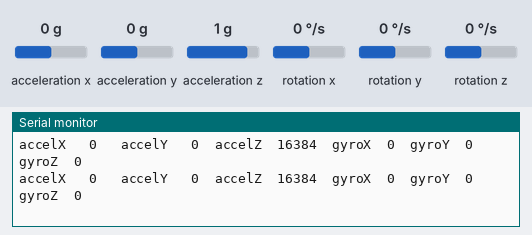
This sketch was run on a simulated Arduino Uno, built with avr-gcc and run on an emulated ATmega328P. Shown: the last lines printed to the serial monitor. The test bench sets the inputs (shaded band); at power-on: acceleration x 0 g, acceleration y 0 g, acceleration z 1 g, rotation x 0 °/s, rotation y 0 °/s, rotation z 0 °/s.

Above: at 3.2 s.
3.3 s: acceleration x set to -1.4 g
At 3.74 s:
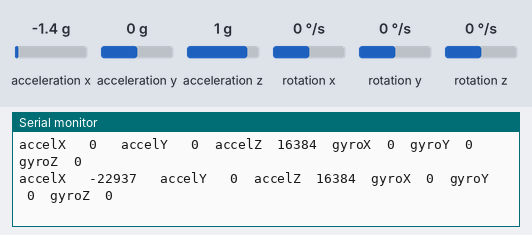
4.8 s: acceleration y set to -1.4 g
At 4.96 s:
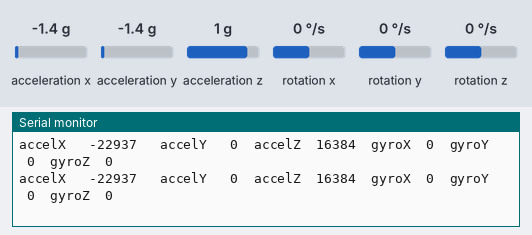
6.3 s: acceleration z set to -1.4 g
At 6.48 s:
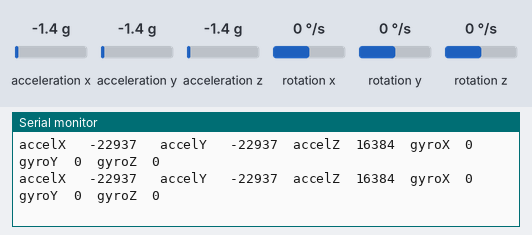
7.8 s: rotation x set to -192 °/s
At 8.01 s:
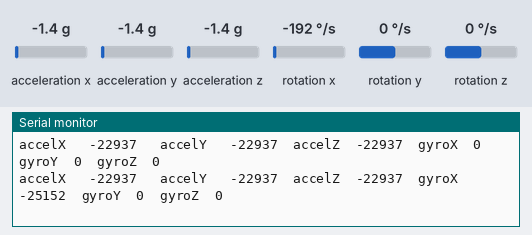
9.3 s: rotation y set to -192 °/s
At 9.54 s:
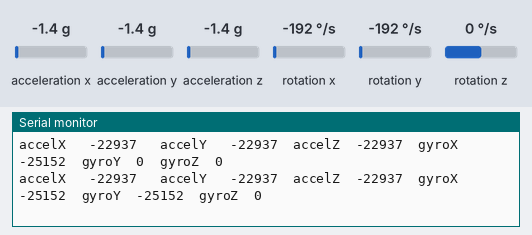

The sketch:

AccelGyroInitialize.ino
```cpp
#include <Wire.h>
#include <MPU6050.h>
//#include <MPU9250.h>
 #include <Servo.h>
 #include<I2Cdev.h>


MPU6050 sensor;

int16_t accelx, accely, accelz;


int16_t gyrox, gyroy, gyroz;
int i = 1;


void setup ( )

 {
  // join I2C bus (I2Cdev library doesn't do this automatically)
  Wire.begin();

Serial.begin  (115200);

Serial.println  ( "Initializing the sensor" );

sensor.initialize ( );

Serial.println (sensor.testConnection ( ) ? "Successfully Connected" : "Connection failed");

delay (1000);

Serial.println ( "Taking Values from the sensor" );

delay (1000);

}


void loop ( )

 {


sensor.getMotion6 (&accelx, &accely, &accelz, &gyrox, &gyroy, &gyroz);

Serial.print("accelX \t");
Serial.print(accelx);
Serial.print("\t accelY \t");
Serial.print(accely);
Serial.print("\taccelZ\t");
Serial.print( accelz);
Serial.print("\tgyroX\t");
Serial.print(gyrox);
Serial.print("\tgyroY\t");
Serial.print(gyroy);
Serial.print("\tgyroZ\t");
Serial.println(gyroz);

delay(300);


 }
```

I2C.ino
```cpp
// (licence header left out)
const uint8_t IMUAddress = 0x68; // AD0 is logic low on the PCB
const uint16_t I2C_TIMEOUT = 1000; // Used to check for errors in I2C communication

uint8_t i2cWrite(uint8_t registerAddress, uint8_t data, bool sendStop) {
  return i2cWrite(registerAddress, &data, 1, sendStop); // Returns 0 on success
}

uint8_t i2cWrite(uint8_t registerAddress, uint8_t *data, uint8_t length, bool sendStop) {
  Wire.beginTransmission(IMUAddress);
  Wire.write(registerAddress);
  Wire.write(data, length);
  uint8_t rcode = Wire.endTransmission(sendStop); // Returns 0 on success
  if (rcode) {
    Serial.print(F("i2cWrite failed: "));
    Serial.println(rcode);
  }
  return rcode; // See: http://arduino.cc/en/Reference/WireEndTransmission
}

uint8_t i2cRead(uint8_t registerAddress, uint8_t *data, uint8_t nbytes) {
  uint32_t timeOutTimer;
  Wire.beginTransmission(IMUAddress);
  Wire.write(registerAddress);
  uint8_t rcode = Wire.endTransmission(false); // Don't release the bus
  if (rcode) {
    Serial.print(F("i2cRead failed: "));
    Serial.println(rcode);
    return rcode; // See: http://arduino.cc/en/Reference/WireEndTransmission
  }
  Wire.requestFrom(IMUAddress, nbytes, (uint8_t)true); // Send a repeated start and then release the bus after reading
  for (uint8_t i = 0; i < nbytes; i++) {
    if (Wire.available())
      data[i] = Wire.read();
    else {
      timeOutTimer = micros();
      while (((micros() - timeOutTimer) < I2C_TIMEOUT) && !Wire.available());
      if (Wire.available())
        data[i] = Wire.read();
      else {
        Serial.println(F("i2cRead timeout"));
        return 5; // This error value is not already taken by endTransmission
      }
    }
  }
  return 0; // Success
}
```

Measured:
- after the input at 3.3 s, the serial monitor: prints a new line after 0.23 s (image 1)
- after the input at 7.8 s, the serial monitor: prints a new line at once (image 4)
- after the input at 9.3 s, the serial monitor: prints a new line at once (image 5)
